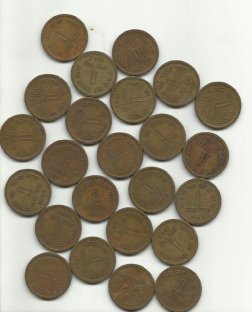
#> input picture Book_IP/python/coins.jpg, 252 x 312 px
$ python Watershed_coins.py
#> lines starting #> are read from the running program, lines starting #| are printed output that depends on the picture; after the words box and inside, x2 and y2 are one past the last pixel; in counts of white or black regions, pixels touching at a corner belong together
import numpy as np
import cv2
import colorsys
from matplotlib import pyplot as plt

img = cv2.imread('coins.jpg')
#> img is the input picture: shape (312, 252, 3); mean B, G, R 136.3, 153.2, 161.4

b,g,r = cv2.split(img)
rgb_img = cv2.merge([r,g,b])

gray = cv2.cvtColor(img, cv2.COLOR_RGB2GRAY)

# Blurring image
grayBlur = cv2.medianBlur(gray, 3)

# Binary threshold
ret, thresh = cv2.threshold(grayBlur, 200,255, cv2.THRESH_BINARY_INV)
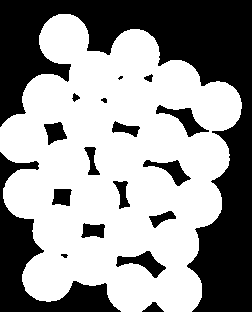
#> thresh: shape (312, 252); 59% white; 18 black regions (1 under 20 px), largest, box (x1, y1, x2, y2) and area: (0, 0, 252, 312) 23445, (0, 152, 121, 312) 5188, (156, 105, 209, 137) 566

# Noise removal
kernel = cv2.getStructuringElement(cv2.MORPH_ELLIPSE,(5,5))
opening = cv2.morphologyEx(thresh,cv2.MORPH_OPEN,kernel,iterations=2)
#> opening: shape (312, 252); 59% white; 19 black regions (2 under 20 px), largest, box (x1, y1, x2, y2) and area: (0, 0, 252, 312) 23469, (0, 152, 121, 312) 5196, (156, 105, 209, 137) 570

# Sure background area
sure_bg = cv2.dilate(opening, kernel, iterations=1)
#> sure_bg: shape (312, 252); 64.3% white; 18 black regions (4 under 20 px), largest, box (x1, y1, x2, y2) and area: (0, 0, 252, 312) 21900, (0, 155, 118, 312) 4462, (158, 107, 203, 135) 305

# Finding sure foreground area
dist_transform = cv2.distanceTransform(opening, cv2.DIST_L2,5)
ret, sure_fg = cv2.threshold(dist_transform,0.6*dist_transform.max(),255,0)
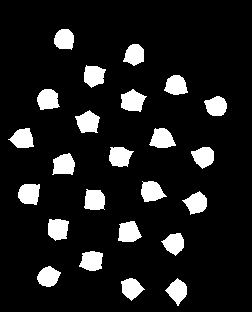
#> sure_fg: shape (312, 252) float32; 11.1% white; 24 white regions, largest, box (x1, y1, x2, y2) and area: (121, 89, 147, 112) 404, (75, 110, 100, 133) 390, (52, 153, 75, 175) 382
#> ret = 15

# Finding unknown region
sure_fg = np.uint8(sure_fg)
unknown = cv2.subtract(sure_bg,sure_fg)
#> unknown: shape (312, 252); 53.2% white; 42 black regions (4 under 20 px), largest, box (x1, y1, x2, y2) and area: (0, 0, 252, 312) 21900, (0, 155, 118, 312) 4462, (121, 89, 147, 112) 404

# Marker labelling
ret, markers = cv2.connectedComponents(sure_fg)
#> markers: shape (312, 252) int32; 25 distinct labels, from 0 to 24
#> ret = 25

# Add one to all labels so that sure background is not 0, but 1
markers = markers+1
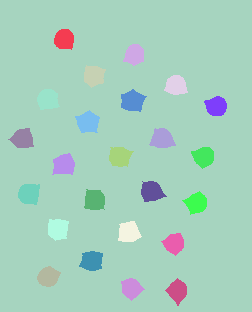
#> markers: shape (312, 252) int32; 25 distinct labels, from 1 to 25; one colour per label, 0 black

# Now, mark the region of unknown with zero
markers[unknown==255] = 0
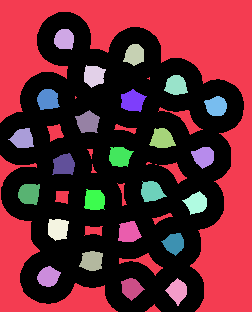
#> markers: shape (312, 252) int32; 26 distinct labels, from 0 to 25; one colour per label, 0 black

markers = cv2.watershed(img,markers)
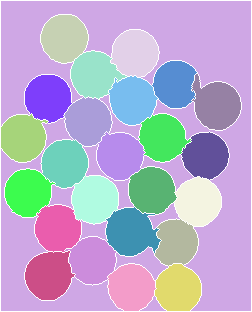
#> markers: shape (312, 252) int32; 26 distinct labels, from -1 to 25; one colour per label, 0 black, -1 white

# Coloring borders black
img[markers == -1] = [0,0,0]
#> img: shape (312, 252, 3); 5.06% of pixels changed, all inside (x1, y1, x2, y2) = (0, 0, 252, 312)

#Color background white
img[markers == 1] = [255, 255, 255]

# Color nodes
nodes = np.amax(markers)
#> nodes = 25
for  i in range(nodes):
    (r, g, b) = colorsys.hsv_to_rgb(float(i) / nodes, 1.0, 1.0)
    R, G, B = int(255 * r), int(255 * g), int(255 * b)
    color = [R,G,B]
    print(color)
    img[markers == i+2] = list(color)
#> this loop made 25 passes
#> (r, g, b, R, G, B) on passes 1 to 12: (1, 0, 0, 255, 0, 0), (1, 0.24, 0, 255, 61, 0), (1, 0.48, 0, 255, 122, 0), (1, 0.72, 0, 255, 183, 0), (1, 0.96, 0, 255, 244, 0), (0.8, 1, 0, 203, 255, 0), (0.56, 1, 0, 142, 255, 0), (0.32, 1, 0, 81, 255, 0), (0.08, 1, 0, 20, 255, 0), (0, 1, 0.16, 0, 255, 40), (0, 1, 0.4, 0, 255, 102), (0, 1, 0.64, 0, 255, 163)
#| [255, 0, 0]
#| [255, 61, 0]
#| [255, 122, 0]
#| [255, 183, 0]
#| [255, 244, 0]
#| [203, 255, 0]
#| [142, 255, 0]
#| [81, 255, 0]
#> (further printed lines are left out)
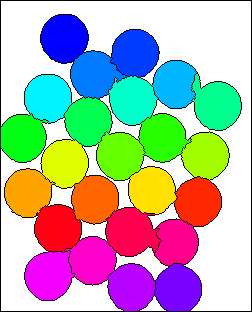
#> img: shape (312, 252, 3); mean B, G, R 172.1, 177.5, 176.3

# Add text with coin count
text = 'Coins: ' + (str)(np.amax(markers-1))
#> text = 'Coins: 24'
font = cv2.FONT_HERSHEY_SIMPLEX
cv2.putText(img,text,(160,20), font, 0.5,(0,0,0),1,cv2.LINE_AA)
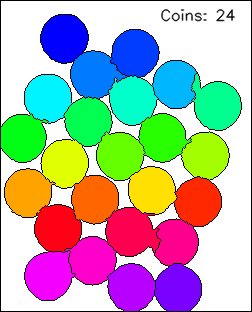
#> img: shape (312, 252, 3); 0.6% of pixels changed, all inside (x1, y1, x2, y2) = (160, 8, 236, 22)


# Plotting
plt.subplot(321), plt.imshow(rgb_img  )
plt.title('Input image'), plt.xticks([]), plt.yticks([])
plt.subplot(322),plt.imshow(thresh, 'gray')
plt.title("Binary threshold"), plt.xticks([]), plt.yticks([])

plt.subplot(323),plt.imshow(sure_bg, 'gray')
plt.title("Sure background"), plt.xticks([]), plt.yticks([])

plt.subplot(324),plt.imshow(sure_fg, 'gray')
plt.title("Sure foreground"), plt.xticks([]), plt.yticks([])

plt.subplot(325),plt.imshow(dist_transform, 'gray')
plt.title("Distance transform"), plt.xticks([]), plt.yticks([])
plt.subplot(326),plt.imshow(img, 'gray')
plt.title("Result from watershed"), plt.xticks([]), plt.yticks([])

plt.tight_layout()
plt.show()
#> figure, not shown here; B, G, R data is drawn as R, G, B
